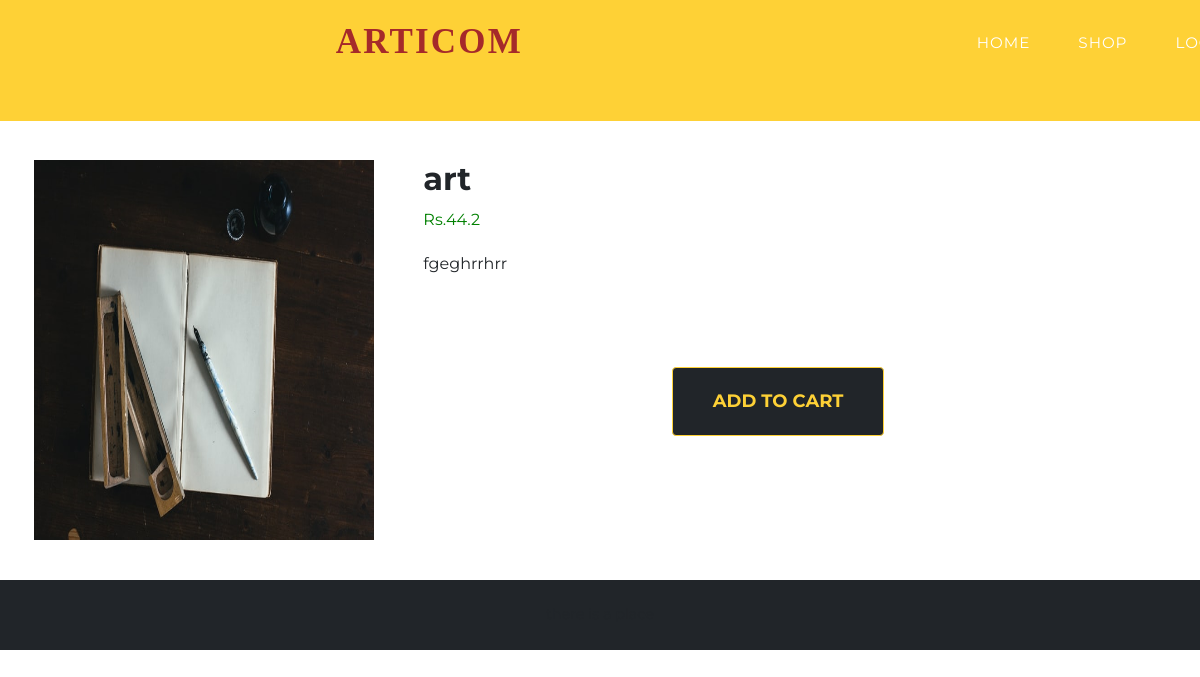
/shop/productview/40, run on the app's committed database.
### shop/models.py (models this page shows, shortened)
class Product(models.Model):
    product_id = models.AutoField
    owner = models.CharField(max_length=50, default="")
    product_name = models.CharField(max_length=50)
    category = models.CharField(max_length=50, default="")
    email = models.CharField(max_length=70, default="")
    price = models.FloatField(default=0)
    desc = models.CharField(max_length=300)
    pub_date = models.DateField()
    image = models.ImageField(upload_to="shop/image", default="")

### shop/views.py (the view)
# urls.py: path("productview/<int:myid>", views.productview, name = "ProductView"),
def productview(request, myid):
    product = Product.objects.filter(id=myid)
    return render(request, 'shop/productview.html', {'product': product[0]})

### shop/templates/shop/productview.html (shortened to what this page needs)
{% extends 'shop/basic1.html' %}
{% block navlist %}
<li class="nav-item"><a href="{% url 'ShopHome' %}" class="nav-link js-scroll-trigger navcol">Shop</a></li>
{% if user.is_authenticated%}
<li class="nav-item"><a href="{% url 'Dashboard' %}" class="nav-link js-scroll-trigger navcol" style="color: brown; font-weight: bolder;">Welcome
  {{request.user}}</a>
<li class="nav-item"><a href="{% url 'SignUp' %}" class="nav-link js-scroll-trigger navcol">Signup</a></li>
<a href="{% url 'Cart' %}" class="nav-link js-scroll-trigger navcol cartcol"
                        style="margin-left: 5px; margin-right: -326px; margin-top: -8px; width: 20%;"><i
                            class="fab fa-opencart nav-item"
                            style="width: 100%; height: 40px; margin-top: -11%; margin-bottom: -13%; margin-right: -68%;"></i>
                        </li><span id="cart">0</span></a>
{% else %}
<li class="nav-item"><a href="{% url 'Login' %}" class="nav-link js-scroll-trigger navcol">Login</a>
</li>
{% endif %}
{% endblock %}
{% block masthead %}
<header class="masthead" style="margin-top: 12%;">
<div class="container my-4">
    <div class="row">
    <div class="col-md-4">
    <div class="row">
        <img src="/media/{{product.image}}" style="width: 90%; height: 380px;">
    </div>
    </div>
    <div class="col-md-8 font">
        <h2>{{product.product_name}}</h2>
        <p style="color: green;">Rs.{{product.price}}</p>
        <p>{{product.desc}}</p>
        <button id="{{product.product_name}} % {{product.category}} % {{product.price}} % {{product.desc}} % {{product.image.url}} % {{i.id}}" class="btn btn-home btn-xl text-uppercase js-scroll-trigger cart" style=" margin-top: 10%; margin-left: 34%;">Add To Cart</a>
    </div>
    </div>
</div>
</header>
{% endblock %}

### shop/templates/shop/productview.html (style rules this page uses)
.btn-home { color: #fed136; background-color: #212529; border-color: #fed136; }
.font { font-family: "Montserrat", -apple-system, BlinkMacSystemFont, "Segoe UI", Roboto, "Helvetica Neue", Arial, sans-serif, "Apple Color Emoji", "Segoe UI Emoji", "Segoe UI Symbol", "Noto Color Emoji"; text-align: justify; }

### data on the page
Product: image (picture), product_name "art", price "44.2", desc "fgeghrrhrr"
